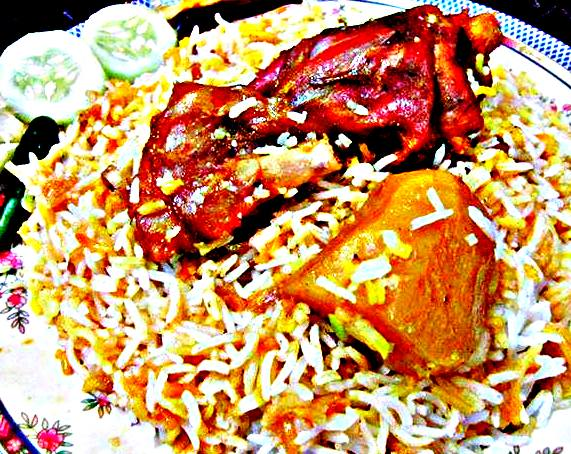
#> input picture eval/real-image-eval/images/biryani_1.jpg, 571 x 454 px
$ python -i prepare_images.py   (imports and definitions only)
#> lines starting #> are read from the running program, lines starting #| are printed output that depends on the picture
"""Decode + exact-shipped preprocessing for the real-image evaluation.

Reproduces the browser pipeline from browser-vision.ts: scale the LONGEST
side to 256, center-crop 224x224, ImageNet mean/std normalization.
Caveat (documented in the eval report): PIL bilinear and browser canvas use
slightly different resampling kernels; the effect on scores is small but this
is a known approximation, which is why the model + mapping + policy are run
through the SHIPPED TypeScript modules in run_eval.ts.
"""
import json, pathlib, sys
import numpy as np
from PIL import Image

def preprocess(path):
#> called with path = 'images/biryani_1.jpg'
    img = Image.open(path).convert("RGB")
#> img is the input picture: PIL image 571x454 RGB; mean R, G, B 198.4, 150.5, 105.1
    w, h = img.size
#> w = 571; h = 454
    scale = 256 / max(w, h)
#> scale = 0.448
    nw, nh = (round(w * scale), round(h * scale)) if w >= h else (round(w * scale), 256)
#> nw = 256; nh = 204
    nw, nh = max(1, round(w * scale)), max(1, round(h * scale))
    img = img.resize((nw, nh), Image.BILINEAR)
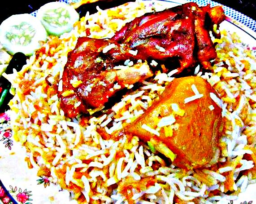
#> img: PIL image 256x204 RGB; mean R, G, B 198.4, 150.5, 105.1
    left, top = (nw - 224) // 2, (nh - 224) // 2
#> left = 16; top = -10
    a = np.asarray(img.crop((left, top, left + 224, top + 224))).astype("float32") / 255.0
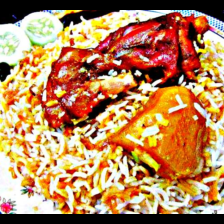
#> a: shape (224, 224, 3) float32; mean R, G, B 0.716, 0.526, 0.352
    a = (a - np.array([0.485, 0.456, 0.406], dtype="float32")) / np.array(
        [0.229, 0.224, 0.225], dtype="float32")
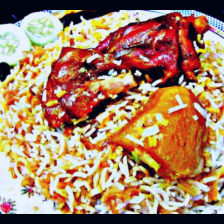
#> a: shape (224, 224, 3) float32; mean R, G, B 1.01, 0.313, -0.238; drawn with min black and max white
    return a.transpose(2, 0, 1).astype("float32")

def main(manifest_path, out_dir):
    manifest = json.load(open(manifest_path))
    out = pathlib.Path(out_dir); out.mkdir(parents=True, exist_ok=True)
    for item in manifest:
        x = preprocess(item["file"])
        np.save(out / (pathlib.Path(item["file"]).name + ".f32.npy"), x)
    print("preprocessed", len(manifest), "images ->", out)

# [2 lines not run here, left out]

>>> result = preprocess('images/biryani_1.jpg')

$ run again, on eval/real-image-eval/images/biryani_3.jpg
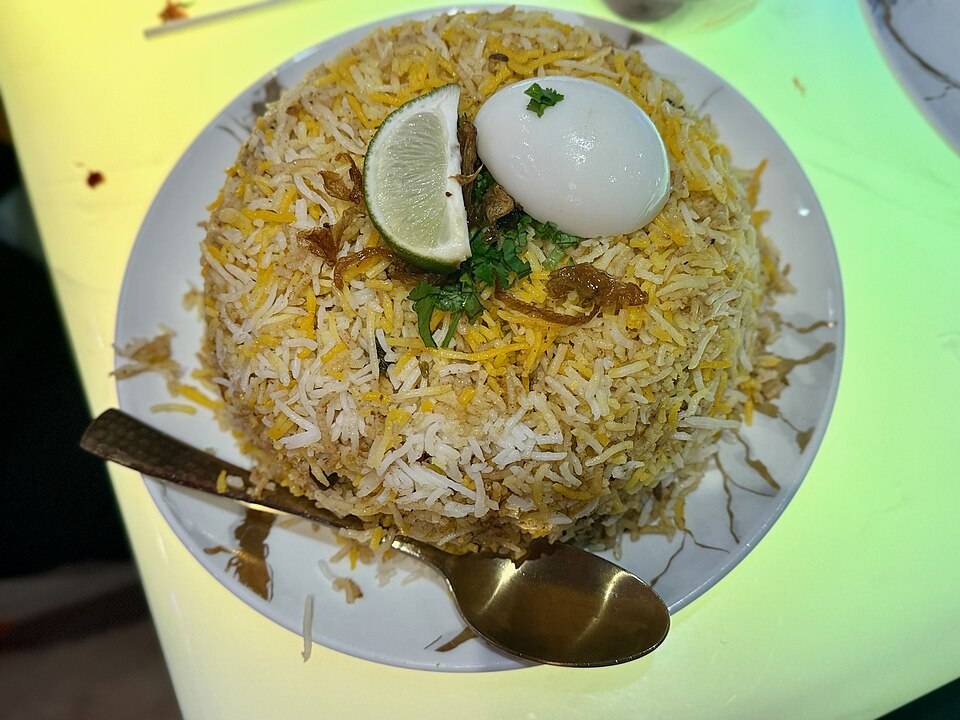
#> input picture eval/real-image-eval/images/biryani_3.jpg, 960 x 720 px
#> in preprocess, img is the input picture: PIL image 960x720 RGB; mean R, G, B 150.7, 157.2, 111.4
#> in preprocess, `img = img.resize((nw, nh), Image.BILINEAR)`:
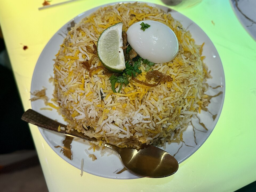
#> img: PIL image 256x192 RGB; mean R, G, B 150.7, 157.2, 111.4
#> in preprocess, `a = np.asarray(img.crop((left, top, left + 224, top + 224))).astype("f..`:
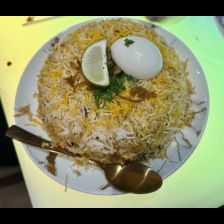
#> a: shape (224, 224, 3) float32; mean R, G, B 0.524, 0.535, 0.38

$ run again, on eval/real-image-eval/images/chapati_2.jpg
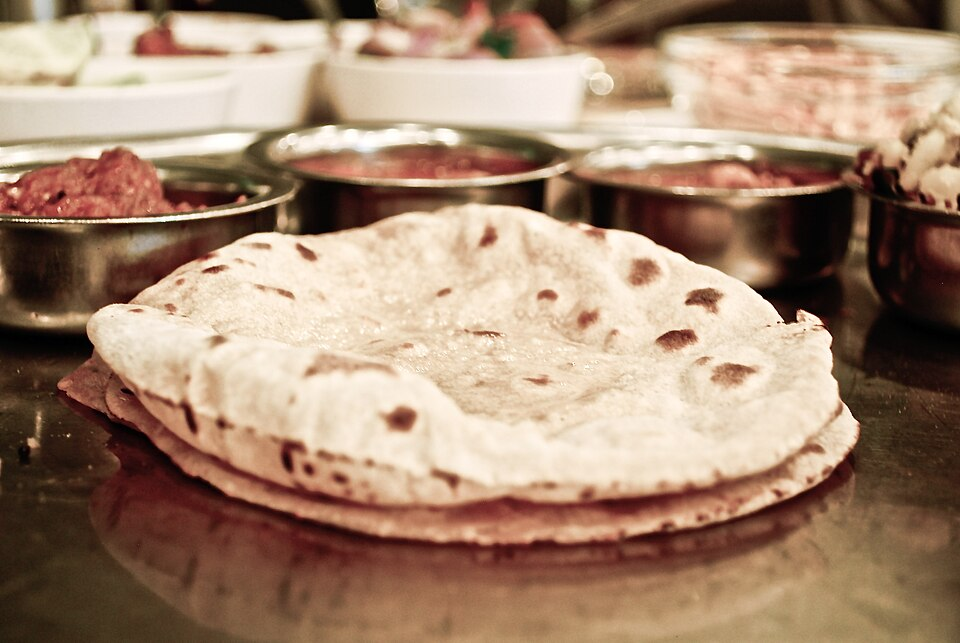
#> input picture eval/real-image-eval/images/chapati_2.jpg, 960 x 643 px
#> in preprocess, img is the input picture: PIL image 960x643 RGB; mean R, G, B 164, 135.3, 113.5
#> in preprocess, `img = img.resize((nw, nh), Image.BILINEAR)`:
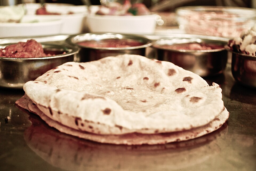
#> img: PIL image 256x171 RGB; mean R, G, B 164, 135.3, 113.5
#> in preprocess, `a = np.asarray(img.crop((left, top, left + 224, top + 224))).astype("f..`:
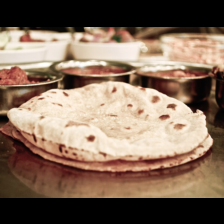
#> a: shape (224, 224, 3) float32; mean R, G, B 0.517, 0.428, 0.361
